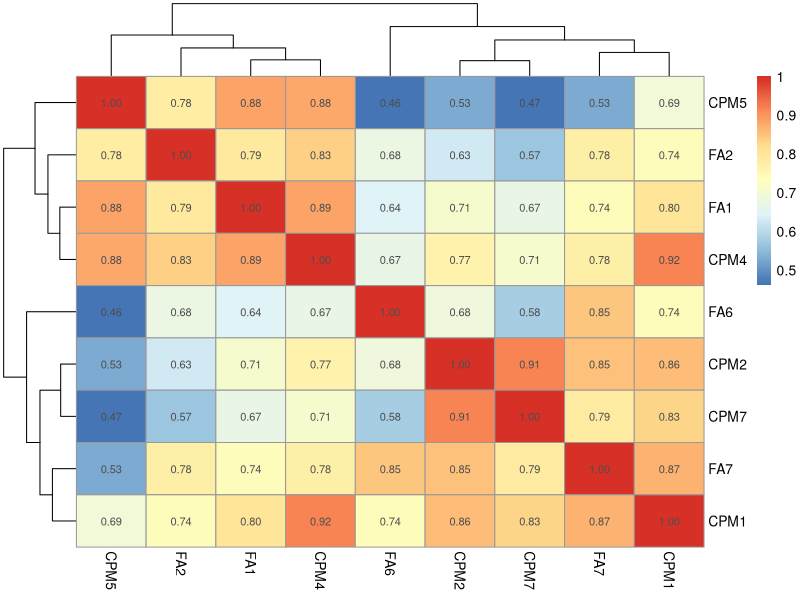
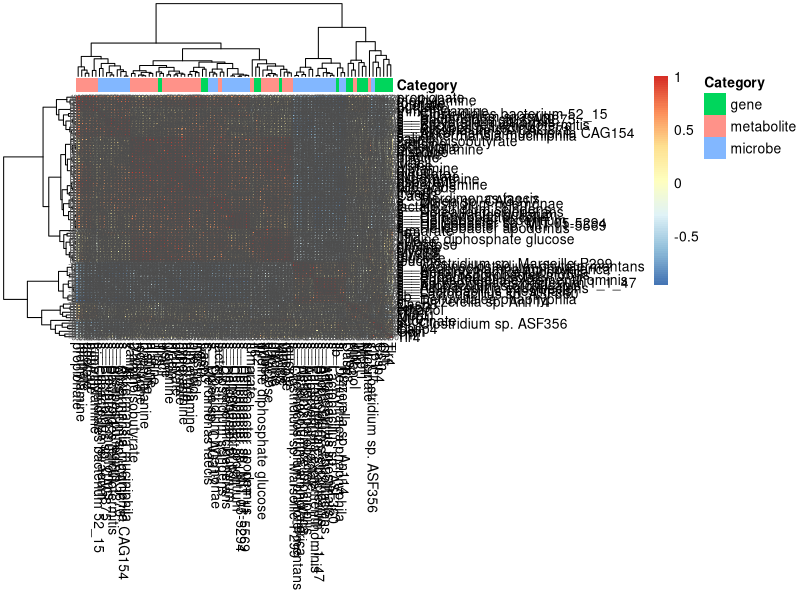
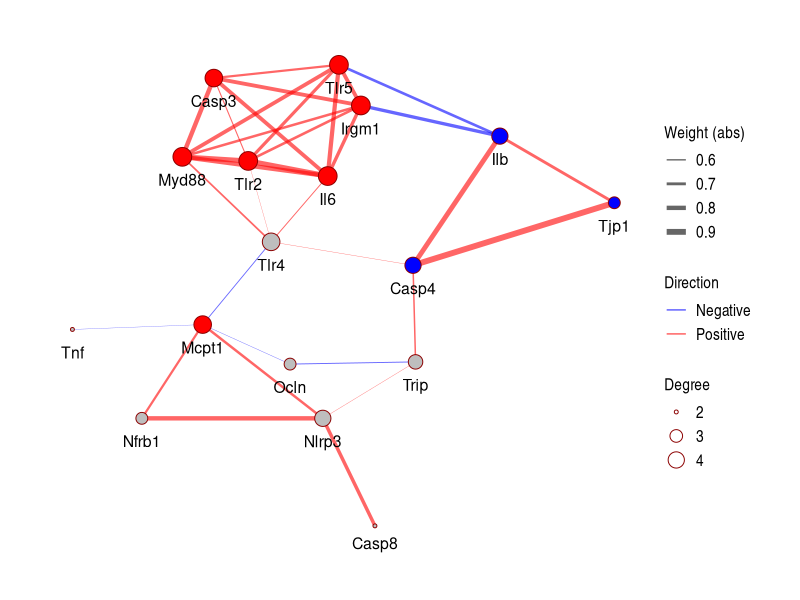
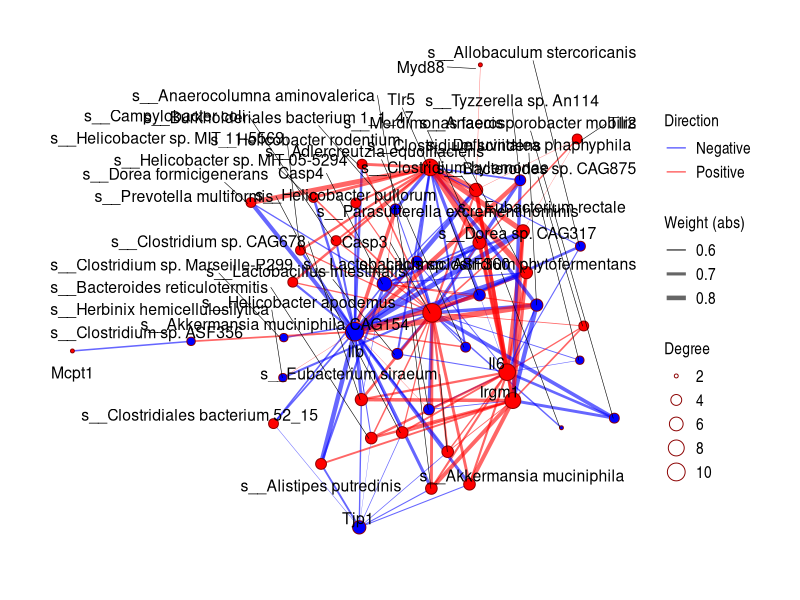
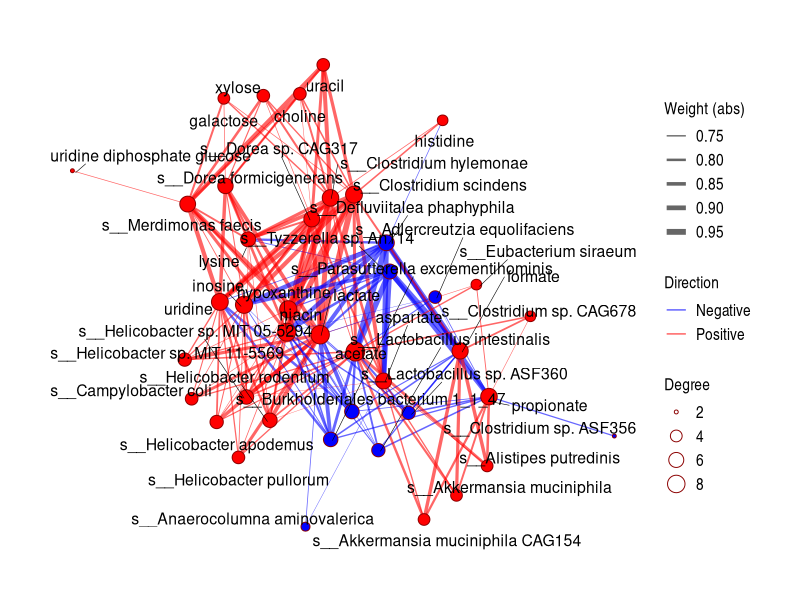

Write R code to recreate these figures, in order.
library(igraph)
library(ggraph)
library(dplyr)
library(scales)
library(pheatmap)
library(reshape2)

coexpression_network <- function(data, filename, annotation) {
    cor_matrix <- cor(data, method = "pearson", use = "pairwise.complete.obs")
    threshold <- 0.5
    graph <- graph_from_adjacency_matrix(abs(cor_matrix) > threshold, weighted = TRUE, mode = "undirected", diag = FALSE)
    edges <- get.edgelist(graph)
    weights <- sapply(1:nrow(edges), function(i) cor_matrix[edges[i, 1], edges[i, 2]])
    E(graph)$weight <- weights
    E(graph)$layout_weight <- abs(weights)  # Absolute weights for layout

    # Add positive/negative correlation attribute
    E(graph)$color <- ifelse(E(graph)$weight < 0, "blue", "red")

    # Calculate node size based on degree
    V(graph)$size <- degree(graph)

    # Create layout for the graph using weights for the Fruchterman-Reingold algorithm
    layout <- create_layout(graph, layout = "fr", weights = E(graph)$layout_weight)

    # Draw the network graph, displaying positive and negative correlations
    network_plot <- ggraph(layout) +
    geom_edge_link(aes(width = abs(weight), color = color), edge_alpha = 0.8, lineend = 'round') +
    geom_node_point(aes(size = size), color = "darkred", shape = 21, fill = "white") +
    geom_node_text(aes(label = name), repel = TRUE, size = 4) +
    theme_graph() +
    scale_edge_width(range = c(0.2, 3)) +
    scale_edge_color_manual(values = c("blue" = "blue", "red" = "red"), labels = c("red" = "Positive", "blue" = "Negative"))

    ggsave(filename, plot = network_plot, width = 12, height = 8, dpi = 600)
}

coexpression_network_with_specified_edges <- function(data, filename, only_keep = NULL) {
    cor_matrix <- cor(data, method = "pearson", use = "pairwise.complete.obs")

    if (!is.null(only_keep)) {
        # Ensure that only_keep is a dataframe with columns 'source' and 'target'
        if (!("source" %in% names(only_keep) && "target" %in% names(only_keep))) {
            stop("only_keep must be a dataframe with 'source' and 'target' columns.")
        }

        filtered_cor_matrix <- matrix(0, ncol = ncol(cor_matrix), nrow = nrow(cor_matrix),
                                      dimnames = list(rownames(cor_matrix), colnames(cor_matrix)))

        for (row in rownames(cor_matrix)) {
            for (col in colnames(cor_matrix)) {
                if (dim(only_keep[only_keep$source == row & only_keep$target == col, ])[1] > 0) {
                    filtered_cor_matrix[row, col] <- cor_matrix[row, col]
                }

                if (dim(only_keep[only_keep$source == col & only_keep$target == row, ])[1] > 0) {
                    filtered_cor_matrix[row, col] <- cor_matrix[row, col]
                }
            }
        }   
    } else {
        filtered_cor_matrix <- cor_matrix
    }

    threshold <- 0.5
    graph <- graph_from_adjacency_matrix(abs(filtered_cor_matrix) > threshold, weighted = TRUE, mode = "undirected", diag = FALSE)
    
    edges <- get.edgelist(graph)
    weights <- sapply(1:nrow(edges), function(i) filtered_cor_matrix[edges[i, 1], edges[i, 2]])
    E(graph)$weight <- weights
    E(graph)$layout_weight <- abs(weights)  # Absolute weights for layout

    # Add positive/negative correlation attribute
    E(graph)$color <- ifelse(E(graph)$weight < 0, "blue", "red")

    # Calculate node size based on degree
    V(graph)$size <- degree(graph)

    # Create layout for the graph using weights for the Fruchterman-Reingold algorithm
    layout <- create_layout(graph, layout = "fr", weights = E(graph)$layout_weight)

    # Draw the network graph, displaying positive and negative correlations
    network_plot <- ggraph(layout) +
    geom_edge_link(aes(width = abs(weight), color = color), edge_alpha = 0.8, lineend = 'round') +
    geom_node_point(aes(size = size), color = "darkred", shape = 21, fill = "white") +
    geom_node_text(aes(label = name), repel = TRUE, size = 4) +
    theme_graph() +
    scale_edge_width(range = c(0.2, 3)) +
    scale_edge_color_manual(values = c("blue" = "blue", "red" = "red"), labels = c("red" = "Positive", "blue" = "Negative"))

    ggsave(filename, plot = network_plot, width = 12, height = 8, dpi = 600)
}

coexpression_network_with_specified_edges_layout <- function(data, filename, only_keep = NULL, annotation = NULL, threshold = 0.5) {
    cor_matrix <- cor(data, method = "pearson", use = "pairwise.complete.obs")

    if (!is.null(only_keep)) {
        if (!("source" %in% names(only_keep) && "target" %in% names(only_keep))) {
            stop("only_keep must be a dataframe with 'source' and 'target' columns.")
        }

        filtered_cor_matrix <- matrix(0, ncol = ncol(cor_matrix), nrow = nrow(cor_matrix),
                                      dimnames = list(rownames(cor_matrix), colnames(cor_matrix)))

        for (row in rownames(cor_matrix)) {
            for (col in colnames(cor_matrix)) {
                if (dim(only_keep[only_keep$source == row & only_keep$target == col, ])[1] > 0 ||
                    dim(only_keep[only_keep$source == col & only_keep$target == row, ])[1] > 0) {
                    filtered_cor_matrix[row, col] <- cor_matrix[row, col]
                }
            }
        }
    } else {
        filtered_cor_matrix <- cor_matrix
    }

    graph <- graph_from_adjacency_matrix(abs(filtered_cor_matrix) > threshold, weighted = TRUE, mode = "undirected", diag = FALSE)
    
    # Remove isolated nodes (nodes with no edges)
    graph <- delete_vertices(graph, V(graph)[degree(graph) == 0])
    
    edges <- get.edgelist(graph)
    weights <- sapply(1:nrow(edges), function(i) filtered_cor_matrix[edges[i, 1], edges[i, 2]])
    E(graph)$weight <- weights
    E(graph)$layout_weight <- abs(weights)

    E(graph)$color <- ifelse(E(graph)$weight < 0, "blue", "red")
    V(graph)$size <- sqrt(degree(graph)) * 2

    if (!is.null(annotation)) {
        if (!("feature" %in% names(annotation) && "direction" %in% names(annotation))) {
            stop("annotation must be a dataframe with 'feature' and 'direction' columns.")
        }

        # Merge annotation to set node color based on direction
        node_colors <- setNames(as.character(annotation$direction), annotation$feature)
        default_color <- "grey"  # Default color for nodes not in the annotation dataframe
        node_color_values <- c("Up" = "red", "Down" = "blue", "NoDiff" = "grey")
        # V(graph)$color <- ifelse(names(V(graph)) %in% names(node_colors), node_colors[names(V(graph))], default_color)
        V(graph)$color <- ifelse(names(V(graph)) %in% names(node_colors), node_color_values[node_colors[names(V(graph))]], default_color)
    } else {
        V(graph)$color <- "white"
    }

    layout <- create_layout(graph, layout = "kk", weights = E(graph)$layout_weight)

    network_plot <- ggraph(layout) +
    geom_edge_link(aes(width = abs(weight), color = color), edge_alpha = 0.6, lineend = 'round') +
    geom_node_point(aes(size = size), color = "darkred", shape = 21, fill = V(graph)$color) +
    geom_node_text(aes(label = name, y = y - 0.05), repel = TRUE, size = 4, segment.size = 0.2, point.padding = 0.3, vjust = 2) +
    theme_graph() +
    scale_edge_width(range = c(0.1, 2), name = "Weight (abs)") +
    scale_edge_color_manual(values = c("blue" = "blue", "red" = "red"), labels = c("red" = "Positive", "blue" = "Negative")) +
    labs(edge_color = "Direction", size = "Degree") +
    theme(legend.title = element_text(size = 12),
          legend.text = element_text(size = 12)) 

    ggsave(filename, plot = network_plot, width = 12, height = 8, dpi = 600)
}



data <- read.table("data.tsv", header=TRUE, sep="\t")
rownames(data) <- data$feature

## Annotate Direction
control_columns <- grep("^F", names(data), value = TRUE)
treatment_columns <- grep("^C", names(data), value = TRUE)
control_means <- rowMeans(data[, control_columns])
treatment_means <- rowMeans(data[, treatment_columns])
fold_changes <- treatment_means / control_means
results <- data.frame(Feature = data$feature, FoldChange = fold_changes)
results$log2FC <- log2(fold_changes)
data$direction <- ifelse(results$log2FC > 0.4, "Up",
                         ifelse(results$log2FC < -0.4, "Down", "NoDiff"))

data_matrix <- data[, -c(1,2,3)]
rownames(data_matrix) <- rownames(data)
data_matrix_normalized <- data_matrix

## Sample Correlation
# data_matrix_normalized <- data_matrix %>% mutate(across(-c(1, 2, 3), scale))
sample_cor_matrix <- cor(data_matrix_normalized, method = "pearson", use = "pairwise.complete.obs")
# png("sample_heatmap.png", width = 150, height = 150, units = "cm", res = 600)
pheatmap(sample_cor_matrix, clustering_distance_rows = "euclidean", clustering_distance_cols = "euclidean", clustering_method = "complete", display_numbers = TRUE, fontsize_number = 8)
# dev.off()

## Feature Correlation
feature_cor_matrix <- cor(t(data_matrix_normalized), method = "pearson", use = "pairwise.complete.obs")
annotation_col <- data.frame(Category = data$category)
rownames(annotation_col) <- rownames(data)
# png("feature_heatmap.png", width = 150, height = 150, units = "cm", res = 600)
pheatmap(feature_cor_matrix, annotation_col = annotation_col, clustering_distance_rows = "euclidean", 
         clustering_distance_cols = "euclidean", clustering_method = "complete", display_numbers = TRUE, fontsize_number = 6)
# dev.off()

## Co-expression Network for Gene
gene <- data[data$category == "gene",]
gene_data <- gene[, -c(1,2,3)]
annotation <- data.frame(feature = rownames(gene), direction = gene$direction)
coexpression_network_with_specified_edges_layout(t(gene_data), "coexpression_network_gene.png", NULL, annotation)


## Co-expression Network for Gene-Microbe
gene_microbe <- data[data$category != "metabolite",]
gene_microbe_data <- gene_microbe[, -c(1,2,3)]
kept_gene_microbe <-gene_microbe[gene_microbe$direction == "Up" | gene_microbe$direction == "Down", ]
combinations <- expand.grid(source = rownames(kept_gene_microbe), target = rownames(kept_gene_microbe))
combinations <- merge(combinations, kept_gene_microbe, by.x = "source", by.y = "row.names")
combinations <- merge(combinations, kept_gene_microbe, by.x = "target", by.y = "row.names", suffixes = c(".source", ".target"))
gene_to_microbe <- combinations[combinations$category.source == "gene" & combinations$category.target == "microbe", ]
only_keep <- gene_to_microbe[, c("source", "target")]
annotation <- kept_gene_microbe[,c("feature", "direction")]
coexpression_network_with_specified_edges_layout(t(gene_microbe_data), "coexpression_network_gene_microbe.png", only_keep, annotation)


## Microbe Correlation 
microbe_metabolite <- data[data$category == "microbe" | data$category == "metabolite",]
microbe_metabolite_data <- microbe_metabolite[, -c(1,2,3)]
kept_microbe_metabolite <- microbe_metabolite[microbe_metabolite$direction == "Up" | microbe_metabolite$direction == "Down", ]
combinations <- expand.grid(source = rownames(kept_microbe_metabolite), target = rownames(kept_microbe_metabolite))
combinations <- merge(combinations, kept_microbe_metabolite, by.x = "source", by.y = "row.names")
combinations <- merge(combinations, kept_microbe_metabolite, by.x = "target", by.y = "row.names", suffixes = c(".source", ".target"))
microbe_to_metabolite <- combinations[combinations$category.source == "microbe" & combinations$category.target == "metabolite", ]
only_keep <- microbe_to_metabolite[, c("source", "target")]
annotation <- kept_microbe_metabolite[,c("feature", "direction")]
coexpression_network_with_specified_edges_layout(t(microbe_metabolite_data), "coexpression_network_microbe_metabolite.png", only_keep, annotation = annotation, threshold = 0.7)
